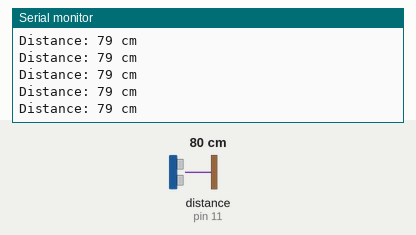
This sketch was run on a simulated Arduino Uno, built with avr-gcc and run on an emulated ATmega328P. On the bench: the last lines printed to the serial monitor. Wiring (inferred from the names in the program): ultrasonic range finder: trigger pin 12; echo pin 11. The test bench sets the inputs (shaded band); at power-on: distance to the obstacle (sensor on pin 11) 80 cm. The echo pulse lasts 58.3 µs per cm.

Above: at 1.2 s.
1.3 s: distance to the obstacle (sensor on pin 11) set to 2 cm
At 1.38 s:
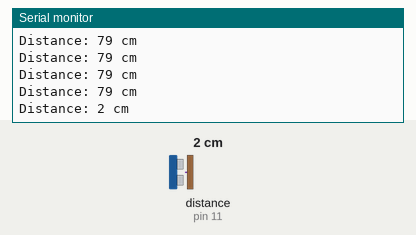
4.3 s: distance to the obstacle (sensor on pin 11) set to 250 cm
At 4.41 s:
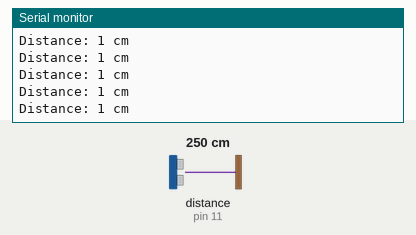
Timing chart, 0 to 7.3 s (numbered marks = the images above; inputs shaded):
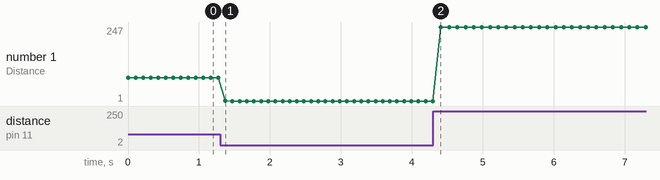

Measured:
- after the input at 1.3 s, the serial monitor: prints a new line after 0.07 s (image 1)
- plotted number 1: 79 → 1 after the input at 1.3 s, 1 → 247 after the input at 4.3 s

The sketch:

CapteurUS_Basic.ino
```cpp
// Définition des broches
const int trigPin = 12;
const int echoPin = 11;

// Variables de mesure
long duration;
int distance;

void setup() {
    // Configuration des broches
    pinMode(trigPin, OUTPUT);
    pinMode(echoPin, INPUT);

    // Initialisation de la communication série
    Serial.begin(9600);
}

void loop() {
    // Envoi d'une impulsion ultrasonique
    digitalWrite(trigPin, LOW);
    delayMicroseconds(2);
    digitalWrite(trigPin, HIGH);
    delayMicroseconds(10);
    digitalWrite(trigPin, LOW);

    // Lecture du signal de retour
    duration = pulseIn(echoPin, HIGH);

    // Calcul de la distance en cm
    distance = duration * 0.034 / 2;

    // Affichage de la distance sur le moniteur série
    Serial.print("Distance: ");
    Serial.print(distance);
    Serial.println(" cm");

    // Petit délai pour éviter des rafraîchissements trop rapides
    delay(100);
}
```
